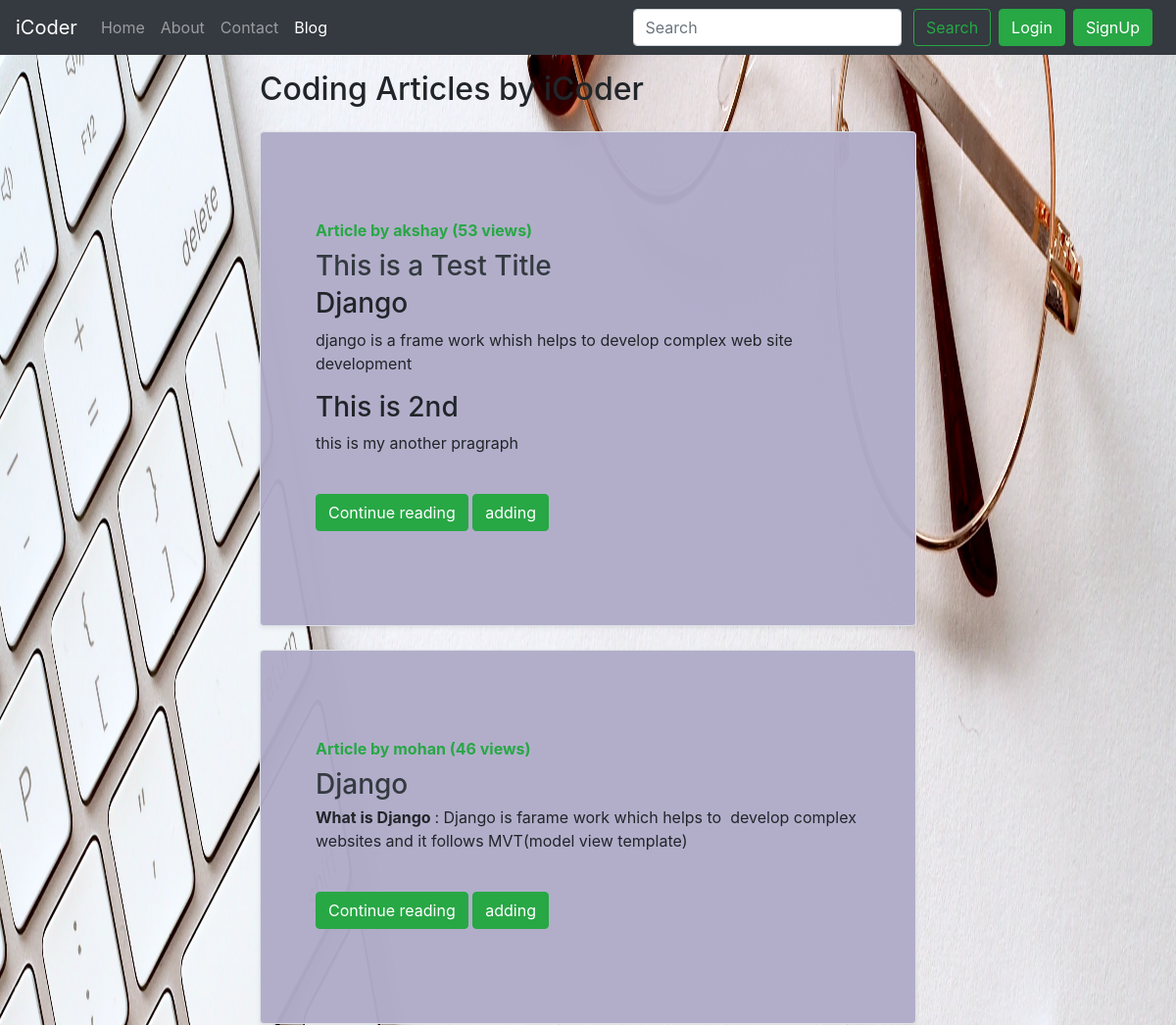
The page /blog/ (upper part) on the database as committed earlier.
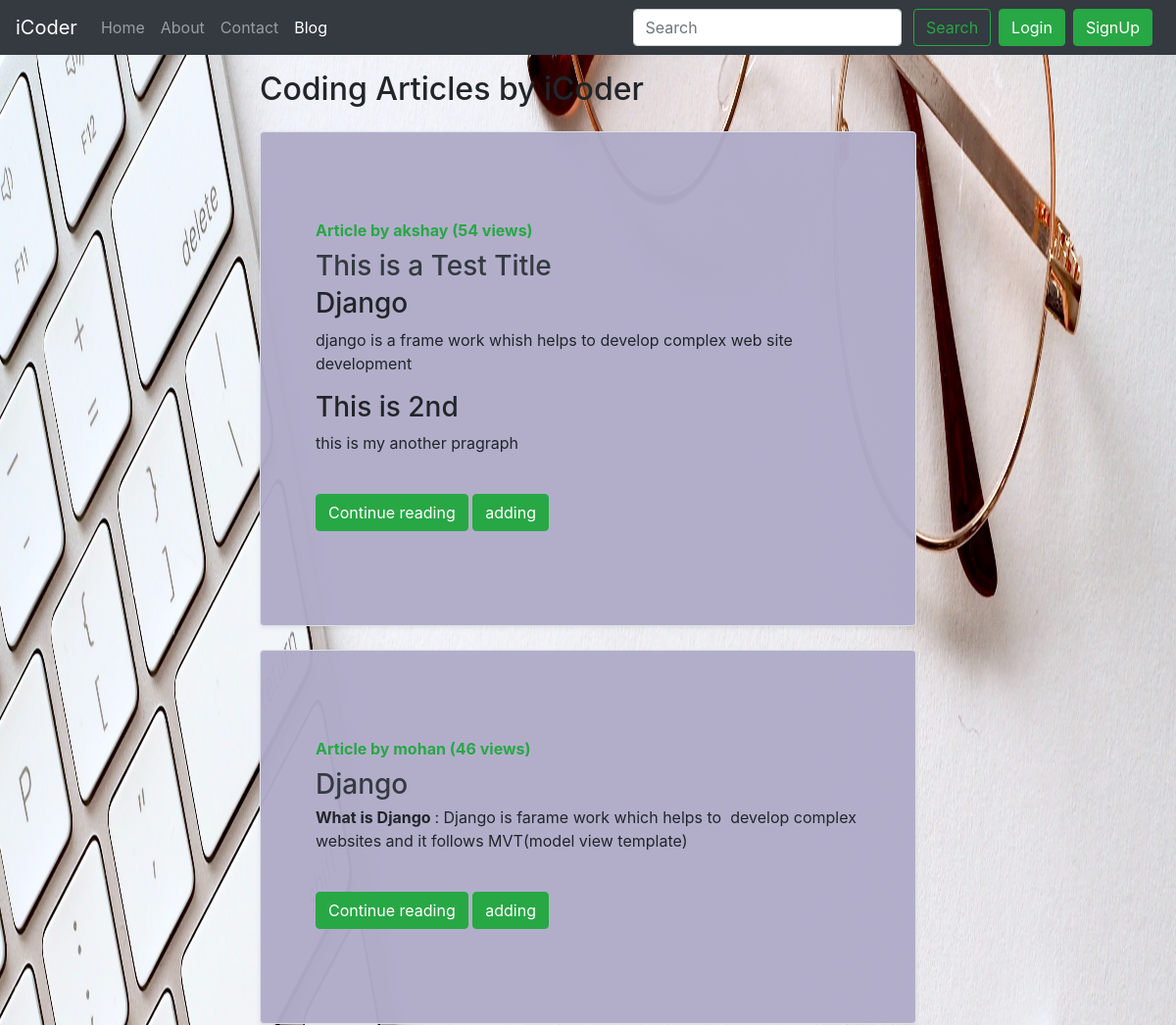
The same page on the database as committed later.
### blog/models.py (models this page shows, shortened)
class Post(models.Model):
    sno = models.AutoField(primary_key=True)
    title = models.CharField(max_length=255)
    content = RichTextField(blank=True,null=True)
    author = models.CharField(max_length=100)
    slug = models.CharField(max_length=50)
    views = models.IntegerField(default=0)
    timeStamp = models.DateTimeField(default=now)

### blog/views.py (the view)
# urls.py: path('',views.blogHome, name='blogHome'),
def blogHome(request):
    allPosts= Post.objects.all()
    form = PostForm
    context={'allPosts': allPosts,'form':form}
    return render(request, "blog/blogHome.html", context)

### templates/blog/blogHome.html (shortened to what this page needs)
{% extends 'base.html' %}
{% block blogactive %} active {% endblock blogactive %}
{% block body %}
<div class="container my-3 col-md-7">
    <h2>Coding Articles by iCoder</h2>
    {% for post in allPosts  %}
    <div class="jumbotron row no-gutters border rounded overflow-hidden flex-md-row mb-4 shadow-sm h-md-250 my-4 position-relative"style="background-color:#b0acc9f7" >
        <div class="col p-4 d-flex flex-column position-static">
            <strong class="d-inline-block mb-2 text-success">Article  by {{post.author}} ({{post.views}} views)</strong>
            <h3 class="mb-0"><a class="text-dark" href="/blog/{{post.slug}}">{{post.title}}</a></h3>
            <p class="card-text mb-auto"><div class="preview">{{post.content|safe|truncatechars:500}}</div></p>
            <div class="my-2">
            	<a href="/blog/{{post.slug}}" role="button" class="btn btn-success">Continue reading</a>
            	<a href="/blog/add/" role="button" class="btn btn-success">adding</a>
            </div>
        </div>
        </div>
        {% endfor %}
 {% endblock %}

### templates/base.html (shortened to what this page needs)
<!doctype html>
<html lang="en">
<head>
  <link rel="stylesheet" href="https://stackpath.bootstrapcdn.com/bootstrap/4.5.2/css/bootstrap.min.css"
>
</head>
<body>
  <nav class="navbar navbar-expand-lg navbar-dark bg-dark">
    <a class="navbar-brand" href="/">iCoder</a>
    <div class="collapse navbar-collapse" id="navbarSupportedContent">
      <ul class="navbar-nav mr-auto">
        <li class="nav-item {% block homeactive %} {% endblock homeactive %}">
          <a class="nav-link" href="/">Home <span class="sr-only">(current)</span></a>
        </li>
        <li class="nav-item {% block aboutactive %} {% endblock aboutactive %}">
          <a class="nav-link" href="/about">About</a>
        </li>
        <li class="nav-item {% block contactactive %} {% endblock contactactive %}">
          <a class="nav-link" href="/contact">Contact</a>
        </li>
        <li class="nav-item {% block blogactive %} {% endblock blogactive %}">
          <a class="nav-link" href="/blog">Blog</a>
        </li>
      </ul>
      <div class='ml-auto form-inline'>
      <form method='get' action='/search' class=" my-2 my-lg-0">
        <input class="form-control mr-sm-2" type="search" placeholder="Search" aria-label="Search" name="query"
          id="query">
        <button class="btn btn-outline-success my-2 my-sm-0" type="submit">Search</button>
      </form>
      {% if user.is_authenticated %}
      <ul class="navbar-nav mr-1 ">
        <li class="nav-item dropdown ">
          <a class="nav-link dropdown-toggle " href="#" id="navbarDropdown" role="button " data-toggle="dropdown" aria-haspopup="true" aria-expanded="false">
            hello {{request.user}}
          </a>
            <div class="dropdown-menu" aria-labelledby="navbarDropdown">
                  <a class="dropdown-item" href="/logout">Logout</a>
                </div>
        </li>
      </ul>
      {% else %}
      <button type="button" class="btn btn-success mr-2 mx-2 " data-toggle="modal" data-target="#loginModal">
        Login
        </button>
        <button type="button" class="btn btn-success mr-2" data-toggle="modal" data-target="#signupModal">
        SignUp
        </button>
        {% endif %}
      </div>
    </div>
  </nav>
  {% block body %} {% endblock body %}
</body>
</html>

### templates/base.html (style rules this page uses)
body { background-image: url("/static/img/blog3.jpg"); background-repeat: no-repeat; background-attachment: fixed; background-size: 100% 100%; }

Rows that differ between the two databases and show on the page:
changed Post "This is a Test Title": views "53" → "54"
